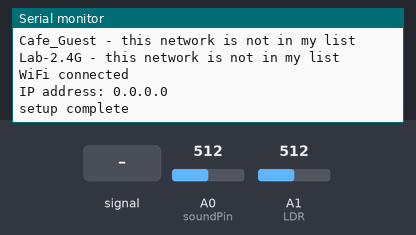
Bench run of a sketch on a simulated Arduino MKR. Shown: the last lines printed to the serial monitor. The inputs (shaded band) are chosen by the test bench; at power-on: A0 (soundPin) = 512, A1 (LDR) = 512. A WiFi scan finds three made-up networks; random numbers use the default seed unless the sketch sets one; no MQTT or app messages arrive unless stated; not simulated (calls return 0 or success): arduino_secrets.h.

Above: at 4.2 s.
4.3 s: A0 (soundPin) fed a 200 Hz sine of ±81 counts around its level
8.5 s: A0 (soundPin) set to 610
At 10.2 s:
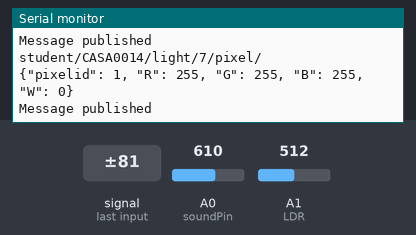
11.9 s: A1 (LDR) set to 610
At 13.8 s:
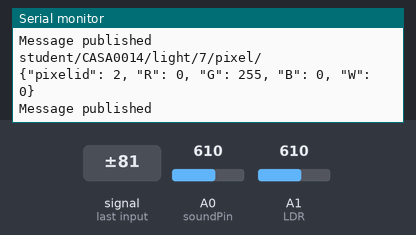
15.3 s: A0 (soundPin) fed a 1000 Hz sine of ±255 counts around its level
18.7 s: A0 (soundPin) set to 590
At 20.4 s:
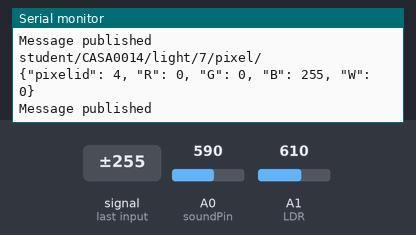
22.1 s: A1 (LDR) set to 590
At 24.1 s:
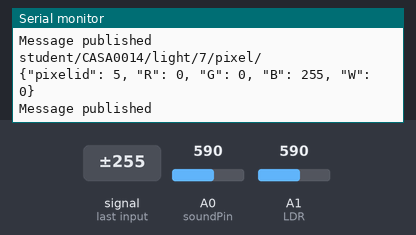
Timing chart, 0 to 25.6 s (numbered marks = the images above; inputs shaded):
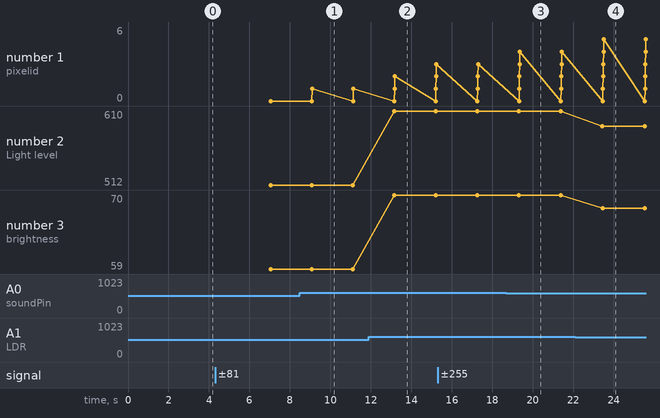

The sketch:

firstVersion.ino
```cpp
#include <WiFiNINA.h>
#include <PubSubClient.h>
#include <utility/wifi_drv.h>   // library to drive to RGB LED on the MKR1010
#include "arduino_secrets.h"

#define LDR A1
#define soundPin A0

const char* ssid          = SECRET_SSID;
const char* password      = SECRET_PASS;
const char* mqtt_username = SECRET_MQTTUSER;
const char* mqtt_password = SECRET_MQTTPASS;
const char* mqtt_server = "mqtt.cetools.org";
const int mqtt_port = 1884;
int status = WL_IDLE_STATUS;


WiFiServer server(80);
WiFiClient wificlient;

WiFiClient mkrClient;
PubSubClient client(mkrClient);

const int sampleSize = 10;
int samples[sampleSize];
int sampleIndex = 0;

const int lightID = 7;


void setup() {
  // Start the serial monitor to show output
  Serial.begin(115200);
  delay(1000);

  WiFi.setHostname("Lumina ucjtdjw");
  startWifi();
  client.setServer(mqtt_server, mqtt_port);
  Serial.println("setup complete");
}

void loop() {
   if (!client.connected()) {
    reconnectMQTT();
  }

  // we also need to make sure we are connected to the wifi
  // otherwise it will be impossible to connect to MQTT!
  if (WiFi.status() != WL_CONNECTED){
    startWifi();
  }

  // check for messages from the broker and ensuring that any outgoing messages are sent.
  client.loop();

  sendmqtt();

}
int lastPxielNum = 0;
void sendmqtt(){
  int lightLevel = analogRead(LDR);
  int soundLevel = analogRead(soundPin);
  Serial.print("Light level: ");
  Serial.println(lightLevel);
  int lightlBrightness = map(lightLevel,0,1023,0,119);
  setbrightness(lightlBrightness);
  samples[sampleIndex] = soundLevel; // store in sample array
  sampleIndex = (sampleIndex + 1) % sampleSize; // update sample

  int averageValue = 0;
  for (int i = 0; i < sampleSize; i++) {
    averageValue += samples[i];
  }
  averageValue /= sampleSize;
  int r,g,b;
  int pixelNum = map(averageValue,0,1023,1,12);
 if (averageValue <= 200) {
    r = 255;//white
    g = 255;
    b = 255;
 }else if (averageValue > 200 && averageValue <= 400){
    r = 0;//green
    g = 255;
    b = 0;
 }else if (averageValue >400 && averageValue <= 600){
    r = 0;//blue
    g = 0;
    b = 255;
 }else if (averageValue >600 && averageValue <= 800){
    r = 255;//yellow
    g = 255;
    b = 0;
 }else{
    r = 255;//red
    g = 0;
    b = 0;
 }
  Serial.print("Sound level: ");
  Serial.println(averageValue);
  char mqtt_message[100];
  if (lastPxielNum > pixelNum){
    for(int i = 11; i > (lastPxielNum - pixelNum);i-- ){
        clearOnePxile(i);
    }
  }

  for(int i = 0; i < pixelNum; i++){
    setOnePxiel(i,r,g,b);
  }
  // strcat(mqtt_message, "]}");
  // Serial.println(mqtt_topic_all);
  // Serial.println(mqtt_message);

  // if (client.publish(mqtt_topic_all, mqtt_message)) {
  //   Serial.println("Message published");
  // } else {
  //   Serial.println("Failed to publish message");
  // }
  lastPxielNum = pixelNum;
}

void startWifi(){

  // check for the WiFi module:
  if (WiFi.status() == WL_NO_MODULE) {
    Serial.println("Communication with WiFi module failed!");
    // don't continue
    while (true);
  }
  String fv = WiFi.firmwareVersion();
  if (fv < WIFI_FIRMWARE_LATEST_VERSION) {
    Serial.println("Please upgrade the firmware");
  }

  // Function for connecting to a WiFi network
  // is looking for UCL_IoT and a back up network (usually a home one!)
  int n = WiFi.scanNetworks();
  Serial.println("Scan done");
  if (n == 0) {
    Serial.println("no networks found");
  } else {
    Serial.print(n);
    Serial.println(" networks found");
    // loop through all the networks and if you find UCL_IoT or the backup - ssid1
    // then connect to wifi
    Serial.print("Trying to connect to: ");
    Serial.println(ssid);
    for (int i = 0; i < n; ++i){
      String availablessid = WiFi.SSID(i);
      // Primary network
      if (availablessid.equals(ssid)) {
        Serial.print("Connecting to ");
        Serial.println(ssid);
        WiFi.begin(ssid, password);
        while (WiFi.status() != WL_CONNECTED) {
          delay(600);
          Serial.print(".");
        }
        if (WiFi.status() == WL_CONNECTED) {
          Serial.println("Connected to " + String(ssid));
          break; // Exit the loop if connected
        } else {
          Serial.println("Failed to connect to " + String(ssid));
        }
      } else {
        Serial.print(availablessid);
        Serial.println(" - this network is not in my list");
      }

    }
  }


  Serial.println("");
  Serial.println("WiFi connected");
  Serial.print("IP address: ");
  Serial.println(WiFi.localIP());

}

void reconnectMQTT() {
  if (WiFi.status() != WL_CONNECTED){
    startWifi();
  } else {
    //Serial.println(WiFi.localIP());
  }

  // Loop until we're reconnected
  while (!client.connected()) {    // while not (!) connected....
    Serial.print("Attempting MQTT connection...");
    // Create a random client ID
    String clientId = "LuminaSelector";
    clientId += String(random(0xffff), HEX);

    // Attempt to connect
    if (client.connect(clientId.c_str(), mqtt_username, mqtt_password)) {
      Serial.println("connected");
      // ... and subscribe to messages on broker
    } else {
      Serial.print("failed, rc=");
      Serial.print(client.state());
      Serial.println(" try again in 5 seconds");
      // Wait 5 seconds before retrying
      delay(5000);
    }
  }
}

void callback(char* topic, byte* payload, int length) {
  // Handle incoming messages
  Serial.print("Message arrived [");
  Serial.print(topic);
  Serial.print("]: ");
  for (int i = 0; i < length; i++) {
    Serial.print((char)payload[i]);
  }
  Serial.println();

}

 void clearOnePxile(int num){
  char mqtt_message[100];
  char mqtt_topic[100];
  sprintf(mqtt_topic, "student/CASA0014/light/%d/pixel/",lightID);
  sprintf(mqtt_message, "{\"pixelid\": %d, \"R\": 0, \"G\": 0, \"B\": 0, \"W\": 0}", num);
    //sprintf(mqtt_message, "{\"method\": \"allrandom\"}");
    Serial.println(mqtt_topic);
    Serial.println(mqtt_message);
     if (client.publish(mqtt_topic, mqtt_message)) {
        Serial.println("Message published");
    } else {
        Serial.println("Failed to publish message");
    }
    delay(10);
 }

 void setbrightness(int brightness){
  char mqtt_message[100];
  char mqtt_topic[100];
  sprintf(mqtt_topic, "student/CASA0014/light/%d/brightness/",lightID);
  sprintf(mqtt_message, "{\"brightness\": \"%d\"}", brightness);
    Serial.println(mqtt_topic);
    Serial.println(mqtt_message);
     if (client.publish(mqtt_topic, mqtt_message)) {
        Serial.println("Message published");
    } else {
        Serial.println("Failed to publish message");
    }
    delay(10);
 }

 void setOnePxiel(int num,int R, int G, int B){
  char mqtt_message[100];
  char mqtt_topic[100];
  sprintf(mqtt_topic, "student/CASA0014/light/%d/pixel/",lightID);
  sprintf(mqtt_message, "{\"pixelid\": %d, \"R\": %d, \"G\": %d, \"B\": %d, \"W\": 0}", num,R,G,B);
    Serial.println(mqtt_topic);
    Serial.println(mqtt_message);
     if (client.publish(mqtt_topic, mqtt_message)) {
        Serial.println("Message published");
    } else {
        Serial.println("Failed to publish message");
    }
    delay(10);
 }
```

Measured:
- after the input at 8.5 s, the serial monitor: prints a new line after 0.59 s (image 1)
- after the input at 11.9 s, the serial monitor: prints a new line after 1.3 s (image 2)
- after the input at 18.7 s, the serial monitor: prints a new line after 0.62 s (image 3)
- after the input at 22.1 s, the serial monitor: prints a new line after 1.4 s (image 4)
- plotted number 2: 512 → 610 after the input at 11.9 s, 610 → 590 after the input at 22.1 s
- plotted number 3: 59 → 70 after the input at 11.9 s, 70 → 68 after the input at 22.1 s
